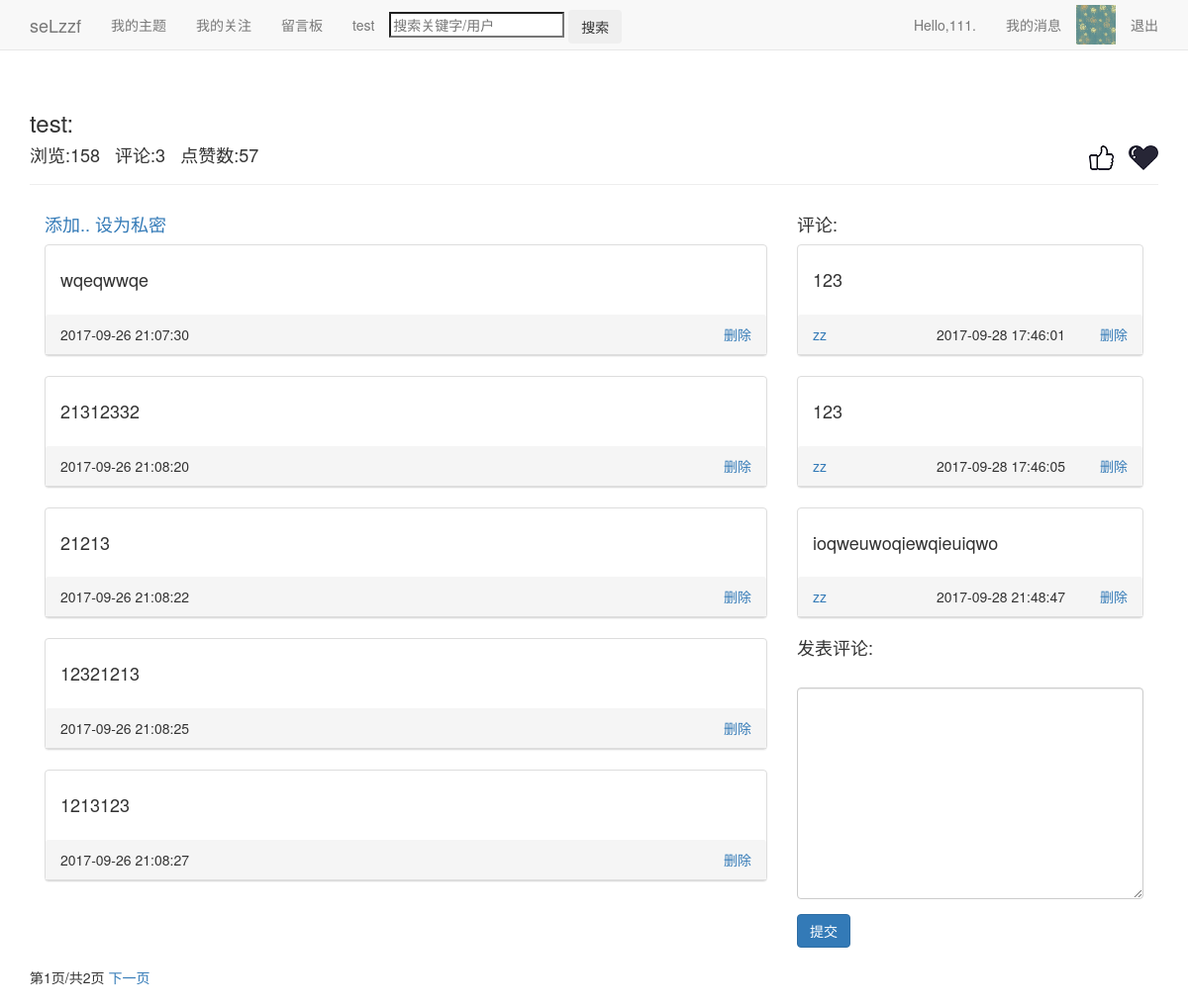
The app's page /themes/87/58/ (signed in) with its own data.
### users/models.py (models this page shows, shortened)
class Userinfo(models.Model):
	user=models.OneToOneField(User)
	pic=models.ImageField(upload_to='images',default='images/default.jpg',verbose_name='头像',blank=True)
	sex=models.CharField('性别',max_length=2,choices=(
	('男','♂'),('女','♀')),blank=True)
	birthday=models.DateField('生日',default='2000-01-01',blank=True)
	school=models.TextField('学校',max_length=50,default='暂未设置所在学校')
	autograph=models.TextField('个性签名',max_length=50,default='暂未设置个性签名')

### blogs/models.py (models this page shows, shortened)
class Theme(models.Model):
	owner=models.ForeignKey(User)
	title=models.CharField('标题',max_length=20)
	date_added=models.DateTimeField(auto_now_add=True)
	date_updated=models.DateTimeField(auto_now=True)
	设为私密=models.BooleanField(default=False)
	views=models.PositiveIntegerField(default=0)
	praises=models.PositiveIntegerField(default=0)
	def increase_views(self):
		self.views+=1
		self.save(update_fields=['views'])

class Note(models.Model):
	title=models.ForeignKey(Theme)
	text=models.TextField('写下....')
	date_added=models.DateTimeField(auto_now_add=True)

### comments/models.py (models this page shows, shortened)
class Comment(models.Model):
	belong=models.ForeignKey(Theme)
	message=models.TextField('')
	publisher=models.ForeignKey(User)
	date_added=models.DateTimeField(auto_now_add=True)

### blogs/views.py (the view)
# urls.py: url(r'^themes/(?P<user_id>\d+)/(?P<theme_id>\d+)/$',views.theme,name='theme'),
@login_required
def theme(request,user_id,theme_id):
	request_user=request.user
	page_user=get_object_or_404(User,id=user_id)
	theme=get_object_or_404(Theme,id=theme_id)
	theme.increase_views()
	if theme.设为私密==True:
		if theme.owner!=request_user:
			return Http404
	notes=Note.objects.filter(title=theme).order_by('date_added')
	comment_form=CommentForm()
	comments=theme.comment_set.order_by('date_added')
	notes_pages=Paginator(notes,5)
	page_num_notes=request.GET.get('page_n')
	try:
		notes_page=notes_pages.page(page_num_notes)
	except PageNotAnInteger:
		notes_page=notes_pages.page(1)
	except EmptyPage:
		notes_page=notes_pages.page(notes_pages.num_pages)
	comments_pages=Paginator(comments,5)
	page_num_comments=request.GET.get('page_c')
	try:
		favorite=Favorites.objects.get(user=request_user,theme=theme)
		is_favo=True
	except:
		is_favo=False
	context={'theme':theme,'page_user':page_user,'request_user':request_user,'comments':comments,'notes_page':notes_page,'notes_pages':notes_pages,'comment_form':comment_form,'is_favo':is_favo}
	return render(request,'blogs/theme.html',context)

### comments/forms.py
class CommentForm(forms.ModelForm):
	class Meta:
		model=Comment
		fields=['message']
		lables={}

### blog/context_processor.py (called while the page is built)
def request_userinfo(request):
	user=request.user
	try:
		request_userinfo=Userinfo.objects.get(user=user)
		return {'request_userinfo':request_userinfo}
	except:
		return {'request_userinfo':'请登录.'}

### blogs/templates/blogs/theme.html (shortened to what this page needs)
{% extends "blogs/base.html" %}
{% load bootstrap3 %}
{% load static %}
{% block header %}
  <h3>{{ theme.title }}:</h3>
  <h4>
  <li style='display:inline-block'>浏览:{{theme.views}} &nbsp </li>
  <li style='display:inline-block'>评论:{{comments.count}} &nbsp </li>
  <li id='praise' style='display:inline-block'>点赞数:{{theme.praises}}</li>
  {% if is_favo %}
  <a><img style="float:right;" id='favorite' src="{% static 'images/favorite2.png' %} " alt='is' /></a>
  {% else %}
  <a><img style="float:right;" id='favorite' src="{% static 'images/favorite1.png' %}" alt='isnot' /></a>
  {% endif %}
  <img style="float:right;padding-right:15px" id='praise_pic' src="{% static 'images/praise1.png' %}"/>
  </h4>
{% endblock header %}
{% block content %}
<div class="col-md-8">
  <p><h4>
    {% if page_user == request_user %}
      <a href="{% url 'blogs:new_note' theme.id %}">添加..</a>
      {% if theme.设为私密 %}
        <a href="{% url 'blogs:privacy' theme.id %}">设为公开</a>
      {% else %}
        <a href="{% url 'blogs:privacy' theme.id %}">设为私密</a>
      {% endif %}
    {% endif %}
  </h4></p>
{% for note in notes_page %}
  <div class='panel panel-default'>
    <div class='panel-body'>
	  <h4>{{ note.text|linebreaks }}</h4>
    </div>
    <div class='panel-heading'>
        {{note.date_added|date:'Y-m-d H:i:s'}} &nbsp
	  {% if page_user == request_user %}
	    <a style="float:right;" href="{% url 'blogs:delete_note' theme.id note.id %}">删除</a>
	  {% endif %}
    </div>
  </div>
{% empty %}
  <h3><li>there have no note in here.let's add your first note!</li></h3>
{% endfor %}
</div>
<div class="col-md-4">
  <h4>评论:</h4>
  {% for comment in comments %}
  <div class='panel panel-default'>
    <div class='panel-body'>
	  <h4>
      {{ comment.message|linebreaks }}</hr>
	  </h4>
    </div>
    <div class='panel-heading'>
	   <a href="{% url 'users:userinfo' comment.publisher.id %}">{{comment.publisher}}</a>
      <div style="float:right;">{{comment.date_added|date:'Y-m-d H:i:s'}}
	  {% if page_user == request_user %}
	    <a href="">删除</a>
	  {% endif %}
      </div>
    </div>
  </div>
  {% empty %}
  <h3><li>暂时还没有评论。</li></h3>
  {% endfor %}
  <div>
  <h4>发表评论:</h4>
  <form method='POST' action="{% url 'comments:handle_comment' theme.id %}">
    {% bootstrap_form comment_form %}
    {% buttons %}
	<button name='submit' class='btn btn-primary'>提交</button>
	{% endbuttons %}
  </form>
  </div>
</div>
<div class='pagination col-md-12'>
  <span class='current'>第{{ notes_page.number }}页/共{{ notes_pages.num_pages }}页</span>
  {% if notes_page.has_next %}
    <a href="?page_n={{ notes_page.next_page_number }}">下一页</a>
  {% endif %}
</div>
{% endblock content %}

### blogs/templates/blogs/base.html (shortened to what this page needs)
{% load bootstrap3 %}
{% load static %}
<!DOCTYPE html>
<html lang='en'>
<head>
  {% bootstrap_css %}
</head>
<body>
  <nav class='navbar navbar-default navbar-static-top'>
    <div class='container'>
	  <div class='navbar-header'>
	    <a class='navbar-brand' href="{% url 'blogs:index' %}">seLzzf</a>
	  </div>
	  <div id='navbar' class='navbar-collapse collapse'>
	    <ul class='nav navbar-nav'>
		  <li><a href="{% url 'blogs:themes' page_user.id %}">我的主题</a></li>
		  {% if user == page_user %}
		  <li><a href="{% url 'action:action' user.id %}">我的关注</a></li>
		  {% endif %}
		  <li><a href="{% url 'message:message' page_user.id %}">留言板</a></li>
		  <li><a href="{% url 'blogs:test' %}">test</a></li>
		  <li style='margin-top:10px' class='search'>
		    <form method='post' action="{% url 'blogs:search' %}">
		    <input name='search' type='search' placeholder='搜索关键字/用户'/>
		    <input class='btn' type='submit' value='搜索'>
		    </form>
		  </li>
		</ul>
		<ul class='nav navbar-nav navbar-right'>
		  {% if user.is_authenticated %}
			<li><a href="{% url 'users:userinfo' user.id %}">Hello,{{ user.username }}.</a></li>
			<li><a href="{% url 'users:news' %}">我的消息</a></li>
			<li><img style='margin-top:5px' src="{{ request_userinfo.pic.url }}" alt='pic' height="40" width="40"/></li>
			<li><a href="{% url 'users:logout' %}">退出</a></li>
		  {% endif %}
		</ul>
	  </div>
	</div>
  </nav>
  <div class='container'>
    <div class='page-header'>
      {% block header %}{% endblock header %}
    </div>
    <div>
      {% block content %}{% endblock content %}
	</div>
  </div>
</body>
</html>

### records on screen
Userinfo: pic (picture)
Theme: title "test", views "158", praises "57"
Note: text "wqeqwwqe", date_added "2017-09-26 21:07:30"
Note: text "21312332", date_added "2017-09-26 21:08:20"
Note: text "21213", date_added "2017-09-26 21:08:22"
Note: text "12321213", date_added "2017-09-26 21:08:25"
Note: text "1213123", date_added "2017-09-26 21:08:27"
Comment: message "123", publisher "zz", date_added "2017-09-28 17:46:01"
Comment: message "123", publisher "zz", date_added "2017-09-28 17:46:05"
Comment: message "ioqweuwoqiewqieuiqwo", publisher "zz", date_added "2017-09-28 21:48:47"

### other values on screen
{{ user.username }} "111"
{{ comments.count }} "3"
{{ notes_page.number }} "1"
{{ notes_pages.num_pages }} "2"
